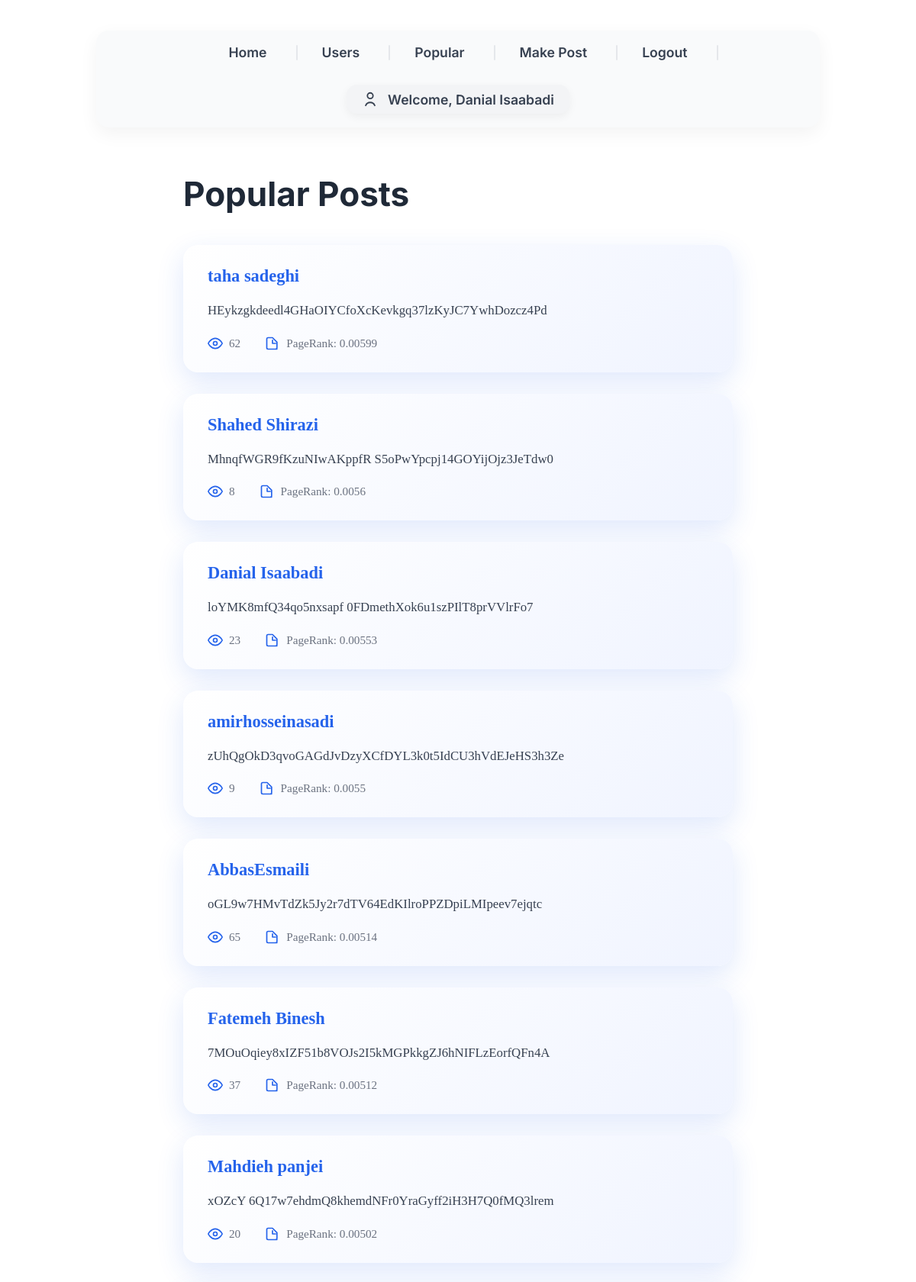
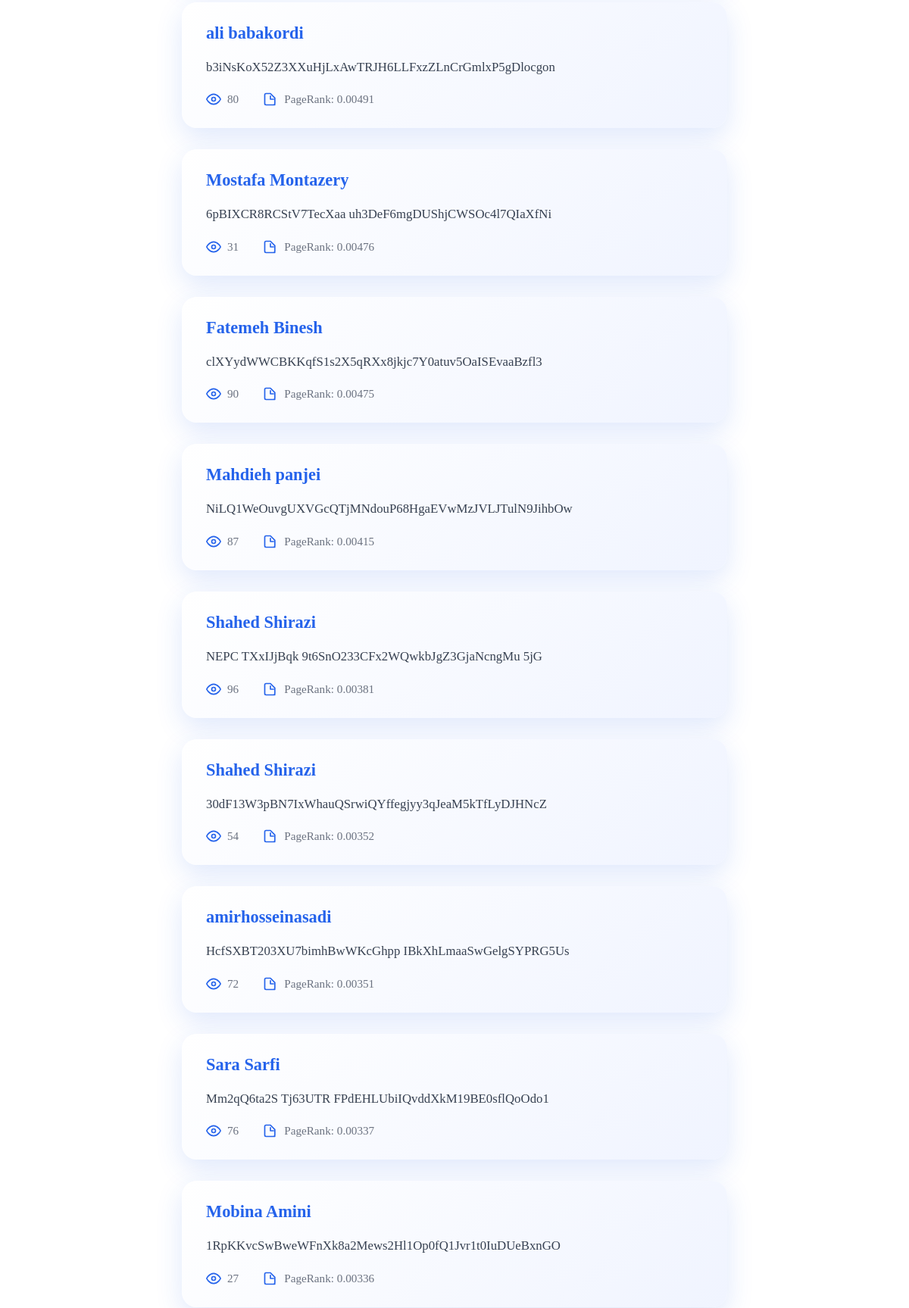
Page /?page=popular (signed in, upper part) on the committed database (2 pictures, top to bottom).
### tables this page shows
CREATE TABLE `posts` (
  `id` int(11) NOT NULL,
  `user_id` int(11) NOT NULL,
  `content` varchar(50) NOT NULL
);

CREATE TABLE `users` (
  `id` int(11) NOT NULL,
  `name` varchar(100) NOT NULL,
  `email` varchar(100) NOT NULL,
  `password` varchar(64) NOT NULL
);

### core/View.php (called while the page is built, shortened)
<?php
class View
{
    public static function render(string $view, array $data = []): void
    {
        extract($data);
        include __DIR__ . "/../views/{$view}.php";
    }
}

### controllers/PostController.php (called while the page is built, shortened)
<?php
class PostController
{
    public function popular(): void
    {
        $pageRanks = PostRelation::computePageRank();
        $postsList = Post::getByIds(array_keys($pageRanks));
        usort($postsList, fn($postA, $postB) => $pageRanks[$postB['id']] <=> $pageRanks[$postA['id']]);
        View::render('popular', ['posts' => $postsList, 'ranks' => $pageRanks]);
    }
}

### index.php (called while the page is built, shortened)
<?php
Router::route();

### models/Post.php (called while the page is built, shortened)
<?php
class Post
{
    public static function getByIds(array $ids): array
    {
        $db = Database::connect();
        $in = implode(',', array_fill(0, count($ids), '?'));
        $sql = "
            SELECT posts.*, users.name AS user_name, COALESCE(pv.views, 0) AS view_count
            FROM posts
            JOIN users ON posts.user_id = users.id
            LEFT JOIN (
                SELECT post_id, views FROM post_views
            ) pv ON pv.post_id = posts.id
            WHERE posts.id IN ($in)
        ";
        $stmt = $db->prepare($sql);
        $stmt->execute($ids);
        return $stmt->fetchAll(PDO::FETCH_ASSOC);
    }
}

### models/PostRelation.php (called while the page is built, shortened)
<?php
class PostRelation
{
    public static function getRelations(): array
    {
        $db = Database::connect();
        $stmt = $db->query("SELECT post_1_id, post_2_id FROM post_relation");
        $graph = [];
        foreach ($stmt->fetchAll(PDO::FETCH_ASSOC) as $row) {
            $graph[$row['post_1_id']][] = $row['post_2_id'];
        }
        return $graph;
    }
    public static function computePageRank(float $damping = 0.85, int $iterations = 20): array
    {
        $graph = self::getRelations();
        $allNodes = array_unique(array_merge(array_keys($graph), ...array_values($graph)));
        $nodeCount = count($allNodes);
        $ranks = array_fill_keys($allNodes, 1.0 / $nodeCount);
        for ($i = 0; $i < $iterations; $i++) {
            $newRanks = array_fill_keys($allNodes, (1 - $damping) / $nodeCount);
            foreach ($graph as $from => $tos) {
                $share = $ranks[$from] / count($tos);
                foreach ($tos as $to) {
                    $newRanks[$to] += $damping * $share;
                }
            }
            $ranks = $newRanks;
        }
        arsort($ranks);
        return $ranks;
    }
}

### views/popular.php (the view, shortened to what this page needs)
<?php include 'views/navbar.php'; ?>
<h1>Popular Posts</h1>
<?php if (empty($posts)): ?>
  <div class="no-posts">No popular posts available.</div>
<?php else: ?>
  <div class="posts-container">
    <?php foreach ($posts as $post):
      $userName = htmlspecialchars($post['user_name']);
      $content = htmlspecialchars($post['content']);
      $views = (int)$post['view_count'];
      $pageRank = round($ranks[$post['id']], 5);
    ?>
      <article class="post-card" tabindex="0" aria-label="Popular post by <?= $userName ?>">
        <header class="post-header">
          <strong class="post-user"><?= $userName ?></strong>
        </header>
        <section class="post-content">
          <p><?= nl2br($content) ?></p>
        </section>
        <footer class="post-footer">
          <div class="stats-item" aria-label="Number of views">
            <svg xmlns="http://www.w3.org/2000/svg" class="icon" viewBox="0 0 24 24" fill="none" stroke="currentColor" stroke-width="2" stroke-linecap="round" stroke-linejoin="round" aria-hidden="true">
              <path d="M1 12s4-8 11-8 11 8 11 8-4 8-11 8-11-8-11-8z"></path>
              <circle cx="12" cy="12" r="3"></circle>
            </svg>
            <span><?= $views ?></span>
          </div>
          <div class="stats-item" aria-label="PageRank score">
            <span>PageRank: <?= $pageRank ?></span>
          </div>
        </footer>
      </article>
    <?php endforeach; ?>
  </div>
<?php endif; ?>

### views/popular.php (style rules this page uses)
h1 { font-family: 'Inter', sans-serif; font-weight: 700; font-size: 2.75rem; margin-bottom: 40px; color: #1f2937; user-select: none; max-width: 720px; margin-left: auto; margin-right: auto; text-align: left; }
.posts-container { max-width: 720px; margin: 0 auto; display: flex; flex-direction: column; gap: 28px; }
.post-card { background: linear-gradient(135deg, #ffffff, #f0f4ff); border-radius: 20px; box-shadow: 0 12px 35px rgba(37, 99, 235, 0.15); padding: 28px 32px; transition: box-shadow 0.4s ease, transform 0.4s ease; cursor: default; user-select: text; display: flex; flex-direction: column; gap: 18px; }
.post-header { display: flex; align-items: center; }
.post-user { font-weight: 700; font-size: 1.4rem; color: #2563eb; }
.post-content p { font-size: 1.05rem; color: #374151; line-height: 1.7; margin: 0; white-space: pre-wrap; }
.post-footer { display: flex; gap: 32px; font-size: 0.95rem; color: #6b7280; }
.stats-item { display: flex; align-items: center; gap: 8px; user-select: none; }
.stats-item .icon { width: 20px; height: 20px; stroke: #2563eb; }

### rows in the picture
posts: user.name "taha sadeghi", content "HEykzgkdeedl4GHaOIYCfoXcKevkgq37lzKyJC7YwhDozcz4Pd", views "62", id "0.00599"
posts: user.name "Shahed Shirazi", content "MhnqfWGR9fKzuNIwAKppfR S5oPwYpcpj14GOYijOjz3JeTdw0", views "8", id "0.0056"
posts: user.name "Danial Isaabadi", content "loYMK8mfQ34qo5nxsapf 0FDmethXok6u1szPIlT8prVVlrFo7", views "23", id "0.00553"
posts: user.name "amirhosseinasadi", content "zUhQgOkD3qvoGAGdJvDzyXCfDYL3k0t5IdCU3hVdEJeHS3h3Ze", views "9", id "0.0055"
posts: user.name "AbbasEsmaili", content "oGL9w7HMvTdZk5Jy2r7dTV64EdKIlroPPZDpiLMIpeev7ejqtc", views "65", id "0.00514"
posts: user.name "Fatemeh Binesh", content "7MOuOqiey8xIZF51b8VOJs2I5kMGPkkgZJ6hNIFLzEorfQFn4A", views "37", id "0.00512"
posts: user.name "Mahdieh panjei", content "xOZcY 6Q17w7ehdmQ8khemdNFr0YraGyff2iH3H7Q0fMQ3lrem", views "20", id "0.00502"
posts: user.name "ali babakordi", content "b3iNsKoX52Z3XXuHjLxAwTRJH6LLFxzZLnCrGmlxP5gDlocgon", views "80", id "0.00491"
posts: user.name "Mostafa Montazery", content "6pBIXCR8RCStV7TecXaa uh3DeF6mgDUShjCWSOc4l7QIaXfNi", views "31", id "0.00476"
posts: user.name "Fatemeh Binesh", content "clXYydWWCBKKqfS1s2X5qRXx8jkjc7Y0atuv5OaISEvaaBzfl3", views "90", id "0.00475"
posts: user.name "Mahdieh panjei", content "NiLQ1WeOuvgUXVGcQTjMNdouP68HgaEVwMzJVLJTulN9JihbOw", views "87", id "0.00415"
posts: user.name "Shahed Shirazi", content "NEPC TXxIJjBqk 9t6SnO233CFx2WQwkbJgZ3GjaNcngMu 5jG", views "96", id "0.00381"
posts: user.name "Shahed Shirazi", content "30dF13W3pBN7IxWhauQSrwiQYffegjyy3qJeaM5kTfLyDJHNcZ", views "54", id "0.00352"
posts: user.name "amirhosseinasadi", content "HcfSXBT203XU7bimhBwWKcGhpp IBkXhLmaaSwGelgSYPRG5Us", views "72", id "0.00351"
posts: user.name "Sara Sarfi", content "Mm2qQ6ta2S Tj63UTR FPdEHLUbiIQvddXkM19BE0sflQoOdo1", views "76", id "0.00337"
posts: user.name "Mobina Amini", content "1RpKKvcSwBweWFnXk8a2Mews2Hl1Op0fQ1Jvr1t0IuDUeBxnGO", views "27", id "0.00336"

### other values in the picture
$_SESSION['user']['name'] "Danial Isaabadi"
